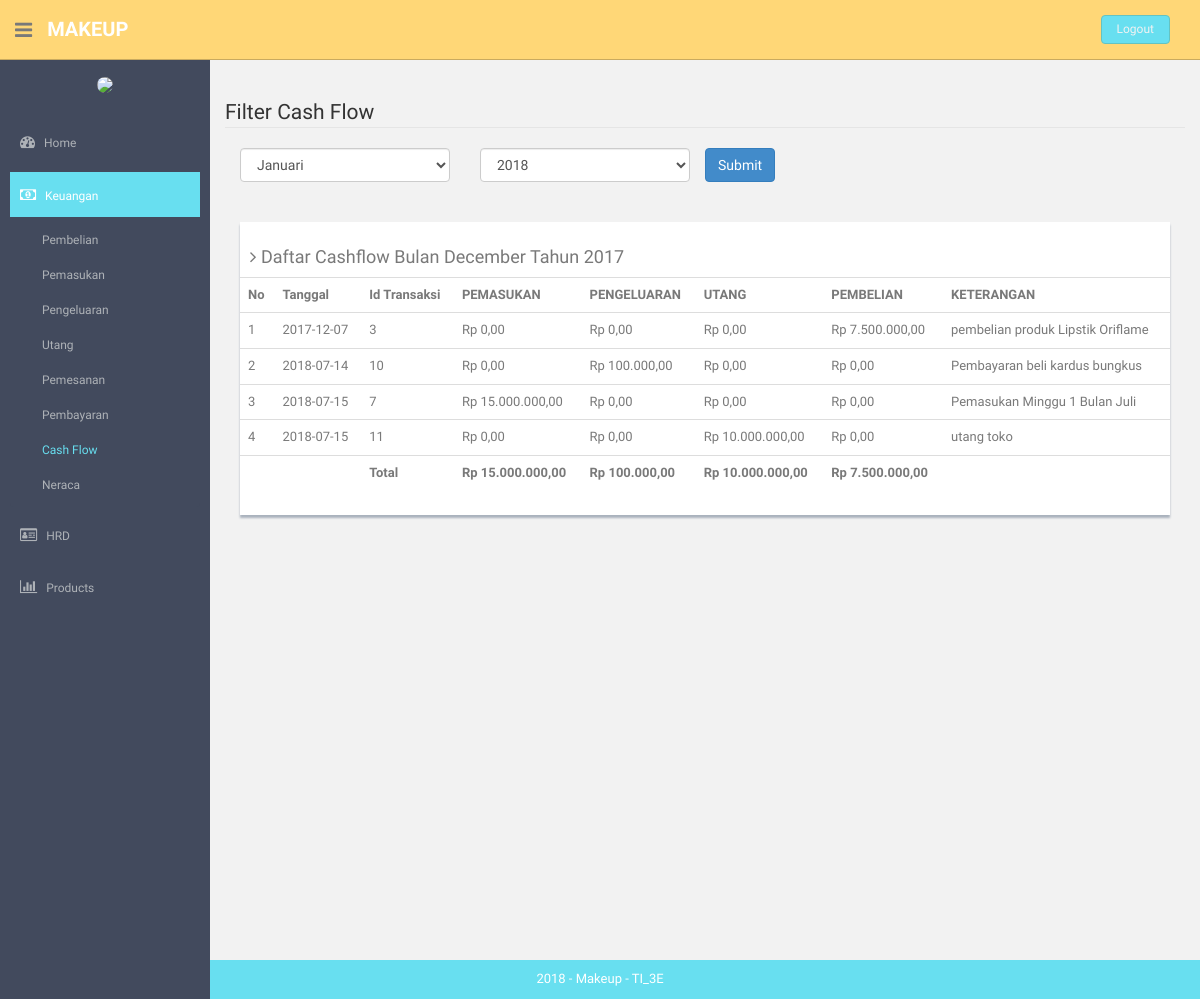
The page /index.php/cashflow on the database its author committed.
### tables this page shows
CREATE TABLE `cash_flow` (
  `id_transaksi` int(10) NOT NULL,
  `id_user` int(10) DEFAULT NULL,
  `id_pembayaran` int(10) DEFAULT NULL,
  `id_Pengeluaran` int(10) DEFAULT NULL,
  `id_utang` int(10) DEFAULT NULL,
  `id_pembelian` int(11) DEFAULT NULL,
  `tgl_cashflow` date NOT NULL,
  `keterangan` text NOT NULL
);

CREATE TABLE `pemasukan` (
  `id_pemasukan` int(11) NOT NULL,
  `id_user` int(11) NOT NULL,
  `nama_pemasukan` varchar(100) NOT NULL,
  `tgl_pemasukan` date NOT NULL,
  `total_pemasukan` int(11) NOT NULL
);

CREATE TABLE `pengeluaran` (
  `id_pengeluaran` int(11) NOT NULL,
  `id_user` int(11) NOT NULL,
  `nama_barang` varchar(40) NOT NULL,
  `harga_satuan` int(11) NOT NULL,
  `qty` int(11) NOT NULL,
  `total_harga` int(11) NOT NULL,
  `tanggal_pengeluaran` date NOT NULL
);

CREATE TABLE `utang` (
  `id_utang` int(11) NOT NULL,
  `id_user` int(11) NOT NULL,
  `nama_barang` varchar(40) NOT NULL,
  `total_utang` int(11) NOT NULL,
  `jml_utang` int(11) NOT NULL,
  `sisa_utang` int(11) NOT NULL
);

CREATE TABLE `pembelian` (
  `id_pembelian` int(10) NOT NULL,
  `id_user` int(11) NOT NULL,
  `id_produk` int(10) NOT NULL,
  `qty` int(50) NOT NULL,
  `harga_total` int(50) NOT NULL,
  `id_supp` int(11) NOT NULL,
  `tgl_beli` date NOT NULL
);

### application/controllers/Cashflow.php (called while the page is built, shortened)
<?php
class Cashflow extends CI_Controller {
	public function __construct()
	{
		$this->load->helper('url','form');
		$this->load->library('form_validation');
		$this->load->model('utang_model');
        $this->load->model('cashflow_model');
        $this->load->model('pembayaran_model');
        $this->load->model('pengeluaran_model');
		$this->load->model('user_model');
        $this->load->model('pembelian_model');
		$this->load->helper('html');
		$this->load->library('image_lib');
	}
	public function index()
	{
		$object['utang']=$this->utang_model->getDataUtang();
        $object['user']=$this->user_model->getDataUser();
        $object['cashflow']=$this->cashflow_model->getDataCashflow();
        $object['totalcashflow']=$this->cashflow_model->getDataTotalCashflow();
		$cek['status'] = array(
        		'home'=>'',
        		'hrd'=>'',
        		'keuangan'=>'active',
        		'produk'=>'',
        		'pembelian'=>'',
        		'pemasukan'=>'',
        		'pengeluaran'=>'',
        		'utang'=>'',
        		'cash_flow'=>'active',
        		'neraca'=>'',
        		'admin'=>'',
        		'gaji'=>'',
        		'golongan'=>'',
        		'absensi'=>'',
        		'user'=>'',
        		'barang'=>'',
        		'supplier'=>'',
        		'kategori'=>'',
        		);
		$this->load->view('component/header',$cek);
		$this->load->view('cashflow',$object);
		$this->load->view('component/footer');
	}
}

### index.php (called while the page is built, shortened)
<?php
require_once BASEPATH.'core/CodeIgniter.php';

### application/models/Cashflow_model.php (called while the page is built, shortened)
<?php
class Cashflow_model extends CI_Model {
	public function getDataCashflow()
	{
		$query = $this->db->query("SELECT cash_flow.tgl_cashflow,cash_flow.keterangan,`cash_flow`.`id_transaksi`,cash_flow.id_user,pemasukan.total_pemasukan as PEMASUKAN,pengeluaran.total_harga as PENGELUARAN,utang.total_utang as UTANG,pembelian.harga_total as PEMBELIAN FROM `cash_flow` join pemasukan on cash_flow.id_pembayaran=pemasukan.id_pemasukan join pengeluaran on cash_flow.id_Pengeluaran=pengeluaran.id_pengeluaran join utang on utang.id_utang = cash_flow.id_utang join pembelian on pembelian.id_pembelian = cash_flow.id_pembelian ORDER BY tgl_cashflow");
		return $query->result();
	}
	public function getDataTotalCashflow()
	{
		$query = $this->db->query("SELECT cash_flow.tgl_cashflow,cash_flow.keterangan,`cash_flow`.`id_transaksi`,cash_flow.id_user,sum(pemasukan.total_pemasukan) as PEMASUKAN,sum(pengeluaran.total_harga) as PENGELUARAN,sum(utang.total_utang) as UTANG,sum(pembelian.harga_total) as PEMBELIAN FROM `cash_flow` join pemasukan on cash_flow.id_pembayaran=pemasukan.id_pemasukan join pengeluaran on cash_flow.id_Pengeluaran=pengeluaran.id_pengeluaran join utang on utang.id_utang = cash_flow.id_utang join pembelian on pembelian.id_pembelian = cash_flow.id_pembelian ORDER BY tgl_cashflow");
		return $query->result();
	}
}

### application/views/cashflow.php (the view, shortened to what this page needs)
<?php
function rupiah($angka){
  $hasil_rupiah = "Rp " . number_format($angka,2,',','.');
  return $hasil_rupiah;
}
?><!-- **********************************************************************************************************************************************************
<section id="main-content">
  <section class="wrapper site-min-height">
    <br><br>
    <legend>Filter Cash Flow</legend>
      <?php echo form_open('cashflow/filter'); ?>
          <div class="form-group col-md-3">
            <select name="bulan" id="inputBulan" class="form-control" >
              <option value="1">Januari</option>
            </select>
          </div>
          <div class="form-group col-md-3">
            <select name="tahun" id="inputBulan" class="form-control" required="required">
              <?php for ($i=date('Y'); $i >date('Y')-4  ; $i--) {?>
                 <option value="<?php echo $i ?>"><?php echo $i ?></option>
              <?php } ?>
            </select>
          </div>
          <button type="submit" class="btn btn-primary">Submit</button>
        <?php echo form_close(); ?>
    <div class="col-md-12 mt">
      <div class="content-panel">
        <table class="table table-hover">
        <h4><i class="fa fa-angle-right"></i> Daftar Cashflow Bulan <?php echo date('F',strtotime($cashflow[0]->tgl_cashflow)) ?> Tahun <?php echo date('Y',strtotime($cashflow[0]->tgl_cashflow)) ?> </h4>
        <tr>
          <th>No</th>
          <th>Tanggal</th>
          <th>Id Transaksi</th>
          <th>PEMASUKAN</th>
          <th>PENGELUARAN</th>
          <th>UTANG</th>
          <th>PEMBELIAN</th>
          <th>KETERANGAN</th>
        </tr>
        <?php
        $no = 1;
        foreach($cashflow as $key){
        ?>
        <tr>
          <td><?php echo $no++ ?></td>
          <td><?php echo $key->tgl_cashflow ?></td>
          <td><?php echo $key->id_transaksi ?></td>
          <td><?php echo rupiah($key->PEMASUKAN)?></td>
          <td><?php echo rupiah($key->PENGELUARAN) ?></td>
          <td><?php echo rupiah($key->UTANG)?></td>
          <td><?php echo rupiah($key->PEMBELIAN) ?></td>
          <td><?php echo $key->keterangan ?></td>
        </tr>
        <?php } ?>
      <tfoot>
        <tr>
          <td></td>
          <td></td>
          <td><b>Total</b></td>
          <td><b><?php echo rupiah($totalcashflow[0]->PEMASUKAN)?></b></td>
          <td><b><?php echo rupiah($totalcashflow[0]->PENGELUARAN) ?></b></td>
          <td><b><?php echo rupiah($totalcashflow[0]->UTANG) ?></b></td>
          <td><b><?php echo rupiah($totalcashflow[0]->PEMBELIAN) ?></b></td>
          <td></td>
        </tr>
      </tfoot>
      </table>
      </div>
      </div>
    </section>
    </section>

### assets/css/style.css (style rules this page uses)
body { color: #797979; background: #f2f2f2; font-family: 'Ruda', sans-serif; padding: 0px !important; margin: 0px !important; font-size:13px; }
.mt { margin-top: 25px; }
#main-content { margin-left: 210px; }
.wrapper { display: inline-block; margin-top: 60px; padding-left: 15px; padding-right: 15px; padding-bottom: 15px; padding-top: 0px; width: 100%; }
.content-panel { background: #ffffff; box-shadow: 0px 3px 2px #aab2bd; padding-top: 15px; padding-bottom: 5px; }
.content-panel h4 { margin-left: 10px; }
.site-min-height { min-height: 900px; }

### rows shown on the page
cash_flow: tgl_cashflow "December", tgl_cashflow "2017", tgl_cashflow "2017-12-07", id_transaksi "3", id_pembayaran.total_pemasukan "Rp 0,00", id_Pengeluaran.total_harga "Rp 0,00", id_utang.total_utang "Rp 0,00", id_pembelian.harga_total "Rp 7.500.000,00", keterangan "pembelian produk Lipstik Oriflame"
cash_flow: tgl_cashflow "2018-07-14", id_transaksi "10", id_pembayaran.total_pemasukan "Rp 0,00", id_Pengeluaran.total_harga "Rp 100.000,00", id_utang.total_utang "Rp 0,00", id_pembelian.harga_total "Rp 0,00", keterangan "Pembayaran beli kardus bungkus"
cash_flow: tgl_cashflow "2018-07-15", id_transaksi "7", id_pembayaran.total_pemasukan "Rp 15.000.000,00", id_Pengeluaran.total_harga "Rp 0,00", id_utang.total_utang "Rp 0,00", id_pembelian.harga_total "Rp 0,00", keterangan "Pemasukan Minggu 1 Bulan Juli"
cash_flow: tgl_cashflow "2018-07-15", id_transaksi "11", id_pembayaran.total_pemasukan "Rp 0,00", id_Pengeluaran.total_harga "Rp 0,00", id_utang.total_utang "Rp 10.000.000,00", id_pembelian.harga_total "Rp 0,00", keterangan "utang toko"

### other values the page prints
rupiah($totalcashflow[0]->PEMASUKAN) "Rp 15.000.000,00"
rupiah($totalcashflow[0]->PENGELUARAN) "Rp 100.000,00"
rupiah($totalcashflow[0]->UTANG) "Rp 10.000.000,00"
rupiah($totalcashflow[0]->PEMBELIAN) "Rp 7.500.000,00"
form field tahun "2018"
